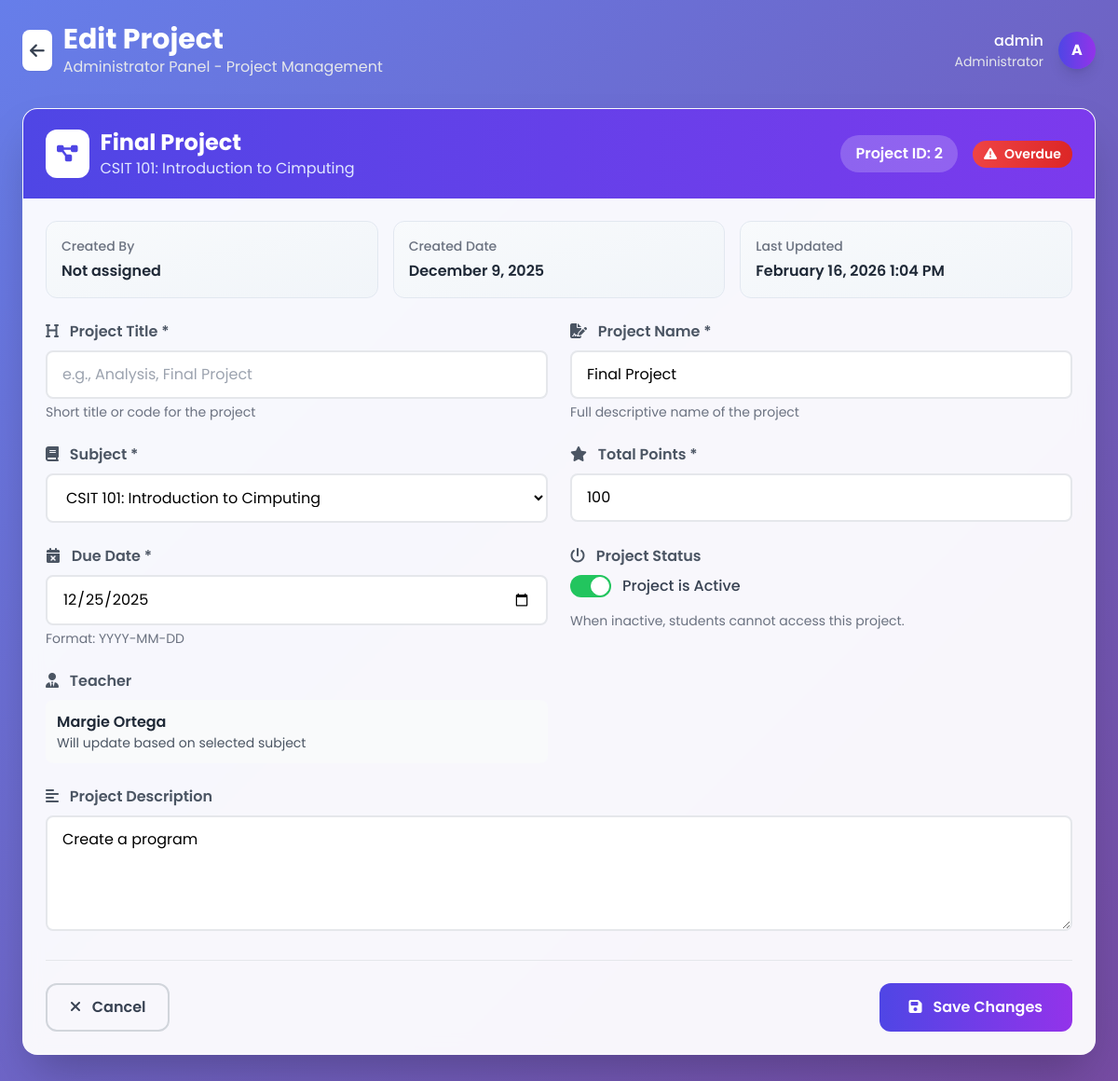
/Public/edit_project.php?id=2 (signed in), run on the app's committed database.
### tables this page shows
CREATE TABLE `projects` (
  `id` int(11) NOT NULL,
  `subject_id` int(11) NOT NULL,
  `title` varchar(255) DEFAULT NULL,
  `name` varchar(255) NOT NULL,
  `description` text DEFAULT NULL,
  `due_date` date DEFAULT NULL,
  `created_by` int(11) DEFAULT NULL,
  `created_at` timestamp NOT NULL DEFAULT current_timestamp(),
  `total_points` int(11) DEFAULT 100,
  `is_active` tinyint(4) DEFAULT 1,
  `updated_at` timestamp NOT NULL DEFAULT current_timestamp()
);

CREATE TABLE `subjects` (
  `id` int(11) NOT NULL,
  `name` varchar(100) NOT NULL,
  `code` varchar(100) NOT NULL,
  `description` varchar(200) NOT NULL,
  `teacher_id` int(11) NOT NULL,
  `created_at` timestamp NOT NULL DEFAULT current_timestamp(),
  `updated_at` datetime NOT NULL DEFAULT current_timestamp(),
  `is_active` tinyint(4) DEFAULT 1
);

CREATE TABLE `users` (
  `id` int(11) NOT NULL,
  `username` varchar(50) NOT NULL,
  `full_name` varchar(200) NOT NULL,
  `address` varchar(100) NOT NULL,
  `phone` varchar(11) NOT NULL,
  `email` varchar(100) NOT NULL,
  `password_hash` varchar(255) NOT NULL,
  `role_id` int(11) NOT NULL,
  `created_at` timestamp NOT NULL DEFAULT current_timestamp(),
  `updated_at` timestamp NOT NULL DEFAULT current_timestamp() ON UPDATE current_timestamp(),
  `is_active` tinyint(1) DEFAULT 1
);

### Public/edit_project.php (the view, shortened to what this page needs)
<?php
require_once __DIR__ . '/../includes/auth.php';
$current_user_role = $_SESSION['user']['role_id'];
$subjects = [];
$project_id = $_GET['id'] ?? null;
$stmt = $pdo->prepare("
    SELECT p.*,
           s.code as subject_code, s.name as subject_name, s.teacher_id,
           u.username as teacher_name, u.full_name as teacher_full_name,
           uc.username as created_by_name, uc.full_name as created_by_full_name
    FROM projects p
    JOIN subjects s ON p.subject_id = s.id
    LEFT JOIN users u ON s.teacher_id = u.id
    LEFT JOIN users uc ON p.created_by = uc.id
    WHERE p.id = ?
");
$stmt->execute([$project_id]);
$project = $stmt->fetch();
if ($current_user_role == 1) {
    $stmt = $pdo->prepare("
        SELECT s.*, u.username as teacher_name, u.full_name as teacher_full_name
        FROM subjects s
        LEFT JOIN users u ON s.teacher_id = u.id
        ORDER BY s.code
    ");
    $stmt->execute();
    $subjects = $stmt->fetchAll();
}
?>
<!DOCTYPE html>
<html lang="en">
<head>
    <script src="https://cdn.tailwindcss.com"></script>
    <link rel="stylesheet" href="https://cdnjs.cloudflare.com/ajax/libs/font-awesome/6.4.0/css/all.min.css">
</head>
<body class="p-4 md:p-6">
    <div class="max-w-6xl mx-auto">
        <div class="flex justify-between items-center mb-8">
            <div class="flex items-center space-x-3">
                <a href="<?= $current_user_role == 1 ? 'admin_dashboard.php' : 'teacher_dashboard.php' ?>"
                   class="text-gray-700 hover:text-indigo-700 transition">
                    <div class="bg-white p-2 rounded-lg shadow-sm hover-lift">
                        <i class="fas fa-arrow-left text-lg"></i>
                    </div>
                </a>
                <div>
                    <h1 class="text-3xl font-bold text-white">Edit Project</h1>
                    <p class="text-gray-200">
                        <?= $current_user_role == 1 ? 'Administrator' : 'Teacher' ?> Panel - Project Management
                    </p>
                </div>
            </div>
            <div class="flex items-center space-x-4">
                <div class="hidden md:block text-right">
                    <p class="font-medium text-white"><?= htmlspecialchars($_SESSION['user']['username']) ?></p>
                    <p class="text-gray-200 text-sm">
                        <?= $current_user_role == 1 ? 'Administrator' : ($current_user_role == 2 ? 'Teacher' : 'Student') ?>
                    </p>
                </div>
                <div class="w-10 h-10 bg-gradient-to-r from-indigo-600 to-purple-600 rounded-full flex items-center justify-center text-white font-bold shadow-lg">
                    <?= strtoupper(substr(htmlspecialchars($_SESSION['user']['username']), 0, 1)) ?>
                </div>
            </div>
        </div>
        <div class="glass-card rounded-2xl shadow-2xl overflow-hidden mb-6">
            <div class="project-header px-6 py-5">
                <div class="flex flex-col md:flex-row md:items-center justify-between">
                    <div class="flex items-center space-x-3 mb-4 md:mb-0">
                        <div class="bg-white p-3 rounded-xl">
                            <i class="fas fa-project-diagram text-indigo-600 text-xl"></i>
                        </div>
                        <div>
                            <h2 class="text-2xl font-bold text-white"><?= htmlspecialchars($project['name']) ?></h2>
                            <p class="text-indigo-100">
                                <?= htmlspecialchars($project['subject_code']) ?>: <?= htmlspecialchars($project['subject_name']) ?>
                            </p>
                        </div>
                    </div>
                    <div class="flex items-center space-x-4">
                        <div class="bg-white/20 px-4 py-2 rounded-full">
                            <span class="text-white font-semibold">Project ID: <?= $project['id'] ?></span>
                        </div>
                        <?php
                        $due_date = strtotime($project['due_date']);
                        $today = strtotime('today');
                        $status_class = '';
                        $status_text = '';
                        if ($project['is_active'] == 0) {
                            $status_class = 'badge-inactive';
                            $status_text = 'Inactive';
                        } elseif ($due_date < $today) {
                            $status_class = 'badge-overdue';
                            $status_text = 'Overdue';
                        } elseif ($due_date == $today) {
                            $status_class = 'badge-upcoming';
                            $status_text = 'Due Today';
                        } else {
                            $status_class = 'badge-active';
                            $status_text = 'Active';
                        }
                        ?>
                        <span class="project-badge <?= $status_class ?>">
                            <i class="fas fa-<?= $status_class == 'badge-overdue' ? 'exclamation-triangle' : ($status_class == 'badge-inactive' ? 'times-circle' : 'check-circle') ?> mr-2"></i>
                            <?= $status_text ?>
                        </span>
                    </div>
                </div>
            </div>
            <div class="p-6">
                <div class="grid grid-cols-1 md:grid-cols-3 gap-4 mb-6">
                    <div class="info-card">
                        <div class="info-label">Created By</div>
                        <div class="info-value">
                            <?= htmlspecialchars($project['created_by_full_name'] ?: $project['created_by_name'] ?: 'Not assigned') ?>
                        </div>
                    </div>
                    <div class="info-card">
                        <div class="info-label">Created Date</div>
                        <div class="info-value">
                            <?= date('F j, Y', strtotime($project['created_at'])) ?>
                        </div>
                    </div>
                    <div class="info-card">
                        <div class="info-label">Last Updated</div>
                        <div class="info-value">
                            <?= date('F j, Y g:i A', strtotime($project['updated_at'])) ?>
                        </div>
                    </div>
                </div>
                <form method="POST" class="space-y-6">
                    <div class="grid grid-cols-1 md:grid-cols-2 gap-6">
                        <div class="form-group">
                            <label class="form-label">
                                <i class="fas fa-heading mr-2"></i>
                                Project Title *
                            </label>
                            <input type="text"
                                   name="title"
                                   value="<?= htmlspecialchars($project['title'] ?? '') ?>"
                                   required
                                   class="form-input"
                                   placeholder="e.g., Analysis, Final Project">
                            <p class="text-gray-500 text-sm mt-1">Short title or code for the project</p>
                        </div>
                        <div class="form-group">
                            <label class="form-label">
                                <i class="fas fa-file-signature mr-2"></i>
                                Project Name *
                            </label>
                            <input type="text"
                                   name="name"
                                   value="<?= htmlspecialchars($project['name']) ?>"
                                   required
                                   class="form-input"
                                   placeholder="e.g., Capstone Project, E-commerce Website">
                            <p class="text-gray-500 text-sm mt-1">Full descriptive name of the project</p>
                        </div>
                        <div class="form-group">
                            <label class="form-label">
                                <i class="fas fa-book mr-2"></i>
                                Subject *
                            </label>
                            <select name="subject_id" required class="form-input" id="subjectSelect">
                                <?php foreach ($subjects as $subject): ?>
                                    <option value="<?= $subject['id'] ?>"
                                            <?= $project['subject_id'] == $subject['id'] ? 'selected' : '' ?>
                                            data-teacher="<?= htmlspecialchars($subject['teacher_full_name'] ?: $subject['teacher_name'] ?: 'No teacher assigned') ?>">
                                        <?= htmlspecialchars($subject['code']) ?>: <?= htmlspecialchars($subject['name']) ?>
                                    </option>
                                <?php endforeach; ?>
                            </select>
                        </div>
                        <div class="form-group">
                            <label class="form-label">
                                <i class="fas fa-star mr-2"></i>
                                Total Points *
                            </label>
                            <input type="number"
                                   name="total_points"
                                   value="<?= $project['total_points'] ?>"
                                   required
                                   min="1"
                                   max="1000"
                                   class="form-input"
                                   placeholder="e.g., 100">
                        </div>
                        <div class="form-group">
                            <label class="form-label">
                                <i class="fas fa-calendar-times mr-2"></i>
                                Due Date *
                            </label>
                            <input type="date"
                                   name="due_date"
                                   value="<?= htmlspecialchars($project['due_date']) ?>"
                                   required
                                   class="form-input">
                            <p class="text-gray-500 text-sm mt-1">Format: YYYY-MM-DD</p>
                        </div>
                        <div class="form-group">
                            <label class="form-label">
                                <i class="fas fa-power-off mr-2"></i>
                                Project Status
                            </label>
                            <div class="mt-2">
                                <label class="inline-flex items-center cursor-pointer">
                                    <div class="relative w-11 h-6 bg-gray-200 peer-focus:outline-none peer-focus:ring-4 peer-focus:ring-blue-300 rounded-full peer peer-checked:after:translate-x-full peer-checked:after:border-white after:content-[''] after:absolute after:top-[2px] after:left-[2px] after:bg-white after:border-gray-300 after:border after:rounded-full after:h-5 after:w-5 after:transition-all peer-checked:bg-green-500"></div>
                                    <span class="ml-3 text-gray-700 font-medium">
                                        <?= $project['is_active'] ? 'Project is Active' : 'Project is Inactive' ?>
                                    </span>
                                </label>
                                <p class="text-gray-500 text-sm mt-2">
                                    When inactive, students cannot access this project.
                                </p>
                            </div>
                        </div>
                        <div class="form-group">
                            <label class="form-label">
                                <i class="fas fa-user-tie mr-2"></i>
                                Teacher
                            </label>
                            <div class="p-3 bg-gray-50 rounded-lg">
                                <p class="font-semibold text-gray-800" id="teacher-display">
                                    <?= htmlspecialchars($project['teacher_full_name'] ?: $project['teacher_name'] ?: 'No teacher assigned') ?>
                                </p>
                                <p class="text-gray-600 text-sm">
                                    <?= $current_user_role == 1 ? 'Will update based on selected subject' : 'You are the teacher for this project' ?>
                                </p>
                            </div>
                        </div>
                    </div>
                    <div class="form-group">
                        <label class="form-label">
                            <i class="fas fa-align-left mr-2"></i>
                            Project Description
                        </label>
                        <textarea name="description"
                                  rows="4"
                                  class="form-input"
                                  placeholder="Brief description of the project..."><?= htmlspecialchars($project['description'] ?? '') ?></textarea>
                    </div>
                    <div class="flex justify-between pt-6 border-t border-gray-200">
                        <a href="<?= $current_user_role == 1 ? 'admin_dashboard.php' : 'teacher_dashboard.php' ?>"
                           class="px-6 py-3 border-2 border-gray-300 text-gray-700 rounded-xl hover:bg-gray-50 transition font-semibold">
                            <i class="fas fa-times mr-2"></i>
                            Cancel
                        </a>
                        <button type="submit"
                                class="btn-glow px-8 py-3 bg-gradient-to-r from-indigo-600 to-purple-600 text-white rounded-xl hover:from-indigo-700 hover:to-purple-700 transition font-semibold">
                            <i class="fas fa-save mr-2"></i>
                            Save Changes
                        </button>
                    </div>
                </form>
            </div>
        </div>
    </div>
</body>
</html>

### data on the page
projects: name "Final Project", subject.code "CSIT 101", subject.name "Introduction to Cimputing", id "2", status_text "Overdue", created_at "December 9, 2025", updated_at "February 16, 2026 1:04 PM", subject_id "CSIT 101: Introduction to Cimputing", total_points "100", due_date "12/25/2025", users.full_name "Margie Ortega", description "Create a program"

### other printed values
$_SESSION['user']['username'] "admin"
substr(htmlspecialchars($_SESSION['user']['username']), 0, 1) "A"
